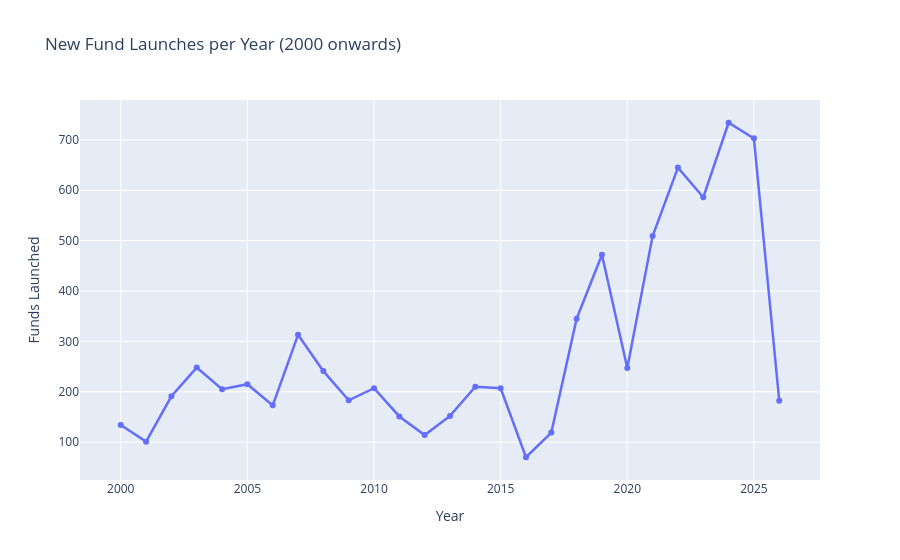

Source (notebook cell):
### Code cell
# Convert Launch_Date to datetime, extract year
active["Launch_Date"] = pd.to_datetime(active["Launch_Date"], errors="coerce")
active["Launch_Year"] = active["Launch_Date"].dt.year

# Count funds launched per year, filter out very old/null years
launches = (active.groupby("Launch_Year")["Scheme_Code"]
            .count()
            .reset_index()
            .rename(columns={"Scheme_Code": "Funds_Launched"}))

launches = launches[launches["Launch_Year"] >= 2000]   # 2000 onwards is meaningful

fig4 = px.line(
    launches,
    x="Launch_Year",
    y="Funds_Launched",
    title="New Fund Launches per Year (2000 onwards)",
    labels={"Launch_Year": "Year", "Funds_Launched": "Funds Launched"},
    markers=True                        # shows a dot at each data point
)

fig4.update_traces(line_color="#636EFA", line_width=2.5)
fig4.show()

### Figure 1 — Plotly figure (JSON) as saved in the notebook; plotly's stock layout.template omitted (floating-point values rounded to 4 significant figures)
{"data": [{"hovertemplate": "Year=%{x}<br>Funds Launched=%{y}<extra></extra>", "legendgroup": "", "line": {"color": "#636EFA", "dash": "solid", "width": 2.5}, "marker": {"symbol": "circle"}, "mode": "lines+markers", "name": "", "orientation": "v", "showlegend": false, "type": "scatter", "x": [2000.0, 2001.0, 2002.0, 2003.0, 2004.0, 2005.0, 2006.0, 2007.0, 2008.0, 2009.0, 2010.0, 2011.0, 2012.0, 2013.0, 2014.0, 2015.0, 2016.0, 2017.0, 2018.0, 2019.0, 2020.0, 2021.0, 2022.0, 2023.0, 2024.0, 2025.0, 2026.0], "xaxis": "x", "y": [134, 101, 191, 248, 205, 215, 173, 313, 241, 183, 207, 151, 114, 152, 210, 207, 70, 119, 345, 472, 247, 509, 645, 586, 734, 703, 182], "yaxis": "y"}], "layout": {"legend": {"tracegroupgap": 0}, "title": {"text": "New Fund Launches per Year (2000 onwards)"}, "xaxis": {"anchor": "y", "domain": [0, 1], "title": {"text": "Year"}}, "yaxis": {"anchor": "x", "domain": [0, 1], "title": {"text": "Funds Launched"}}}}
